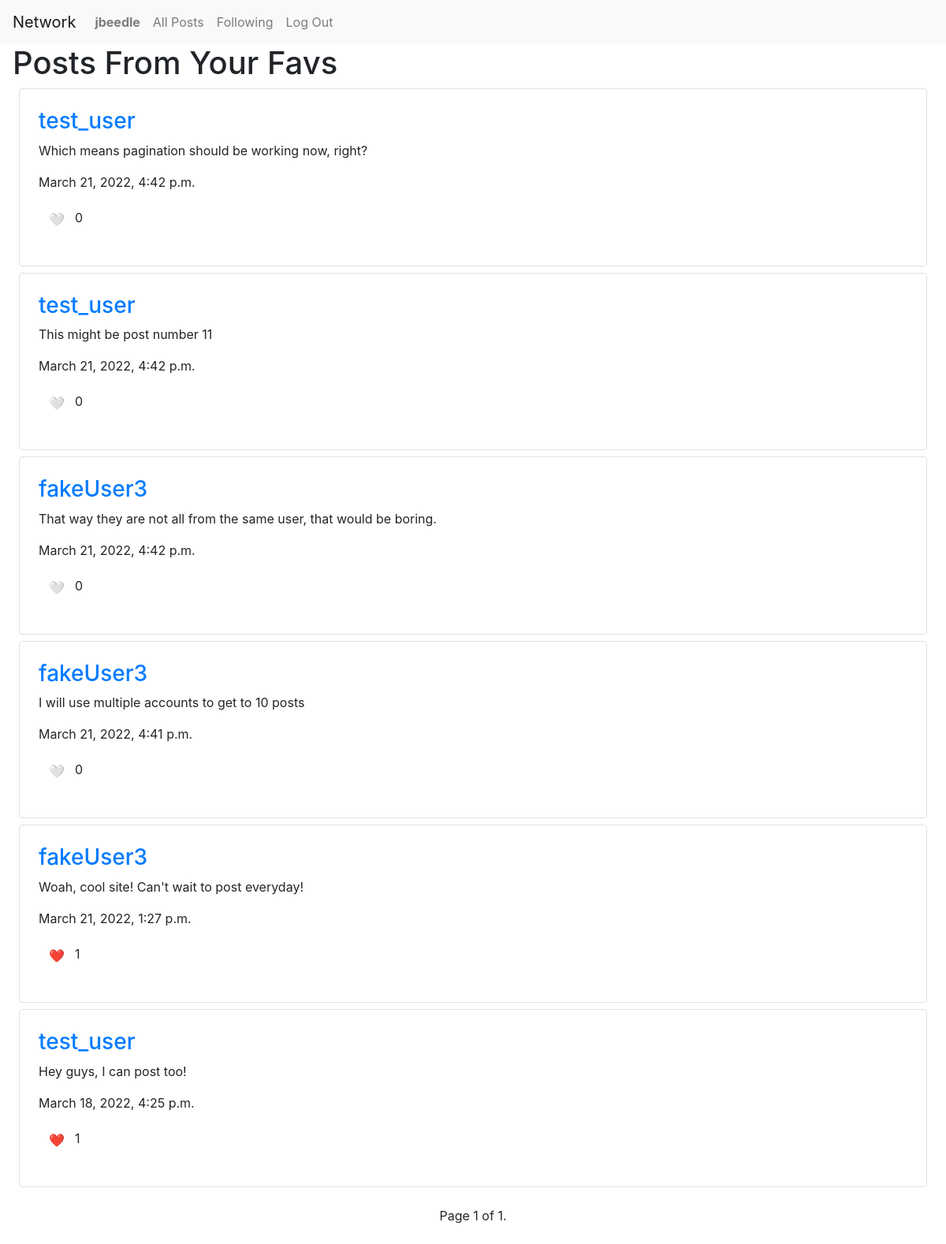
Page /following (signed in) on the earlier database version.
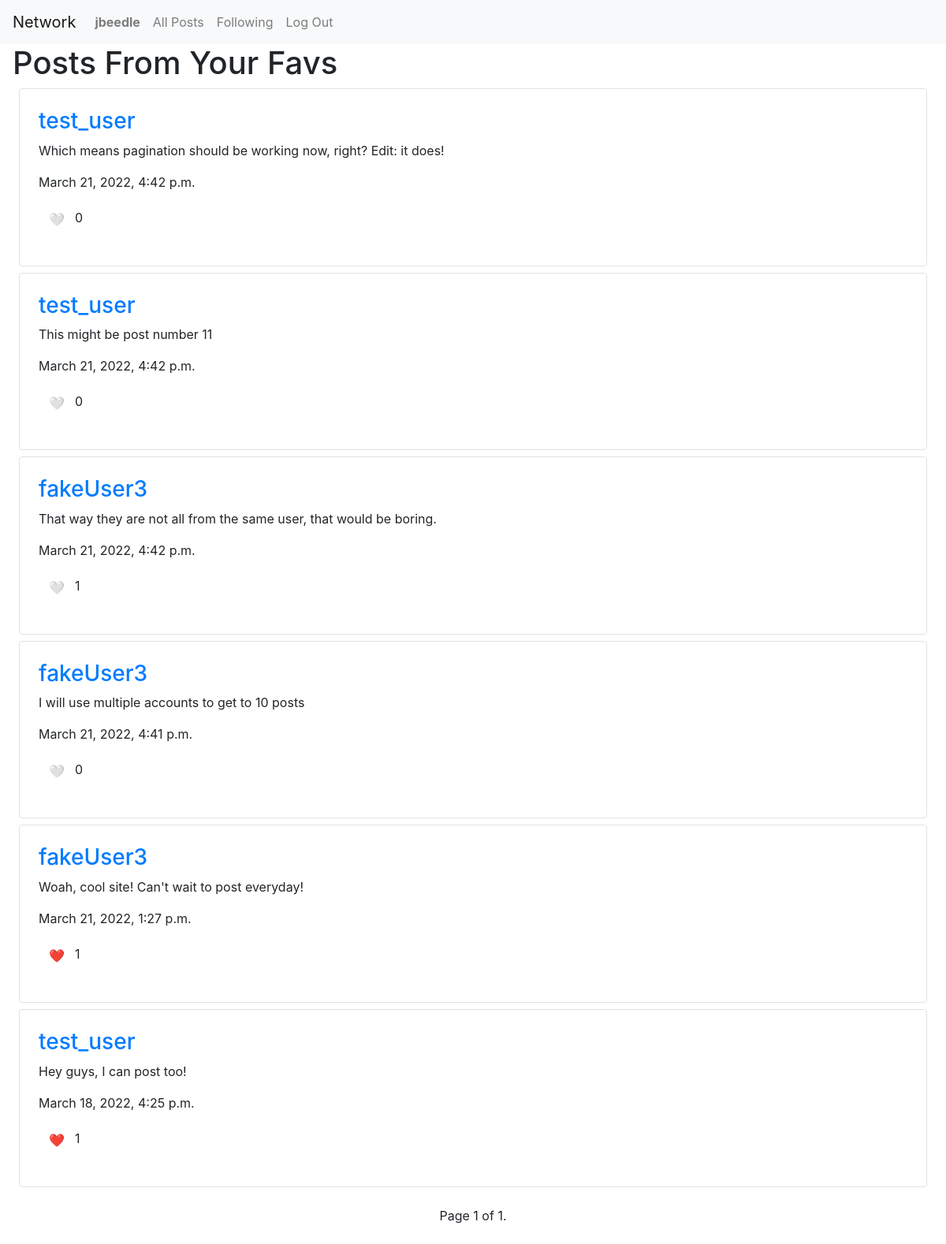
Same page on the later database version.
### network/models.py (models this page shows, shortened)
class Post(models.Model):
    user = models.ForeignKey(User, on_delete=models.CASCADE, related_name='posts')
    content = models.CharField(max_length=300)
    likes = models.PositiveIntegerField(default=0)
    user_likes = models.ManyToManyField(User)
    created = models.DateTimeField(auto_now_add=True)
    class Meta:
        ordering = ['-created']

class User(AbstractUser):
    following = models.ManyToManyField('self', blank=True, related_name='followers', symmetrical=False)

### network/views.py (the view)
# urls.py: path("following", views.following, name="following"),
@login_required(login_url="/login", redirect_field_name=None)
def following(request):
    currentUser = User.objects.get(id=request.user.id)
    following = currentUser.followers.all()
    posts = []
    for person in following:
        allPosts = person.posts.all()
        for post in allPosts:
            posts.append(post)
    posts.sort(key=lambda x: x.created, reverse=True)
    paginator = Paginator(posts, 10)
    page_number = request.GET.get('page')
    page_obj = paginator.get_page(page_number)
    return render(request, "network/following.html", {
        'page_obj': page_obj
    })

### network/templates/network/following.html (shortened to what this page needs)
{% extends "network/layout.html" %}
{% block body %}
    <h1 class="ml-3">Posts From Your Favs</h1>
    {% for post in page_obj %}
        <div class="border rounded mx-4 mb-2 p-4">
            <h3><a href="{% url 'profile' post.user.username %}">{{ post.user.username }}</a></h3>
            <p>{{ post.content}}</p>
            <p>{{ post.created }}</p>
            {% if user in post.user_likes.all %}
                <p><span class="btn dislike" data-like="{{ post.id }}">❤️</span><span data-count="{{ post.id }}">{{ post.likes }}</span></p>
            {% else %}
                <p><span class="btn like" data-like="{{ post.id }}">🤍</span><span data-count="{{ post.id }}">{{ post.likes }}</span></p>
            {% endif %}
        </div>
    {% empty %}
        <h6 class="mt-3 ml-5">You are either not following any users, or the ones you are following have not yet posted. Please check back later!</h6>
    {% endfor %}
    <div class="pagination my-4 d-flex justify-content-center">
        <span class="step-links">
            <span class="current">
                Page {{ page_obj.number }} of {{ page_obj.paginator.num_pages }}.
            </span>
        </span>
    </div>
{% endblock %}

Differences in the rows shown:
changed Post: content "Which means pagination should be working now, right?" → "Which means pagination should be working now, right? Edit: it does!"
changed Post "That way they are not all from the same user, that would be boring.": likes "0" → "1"
